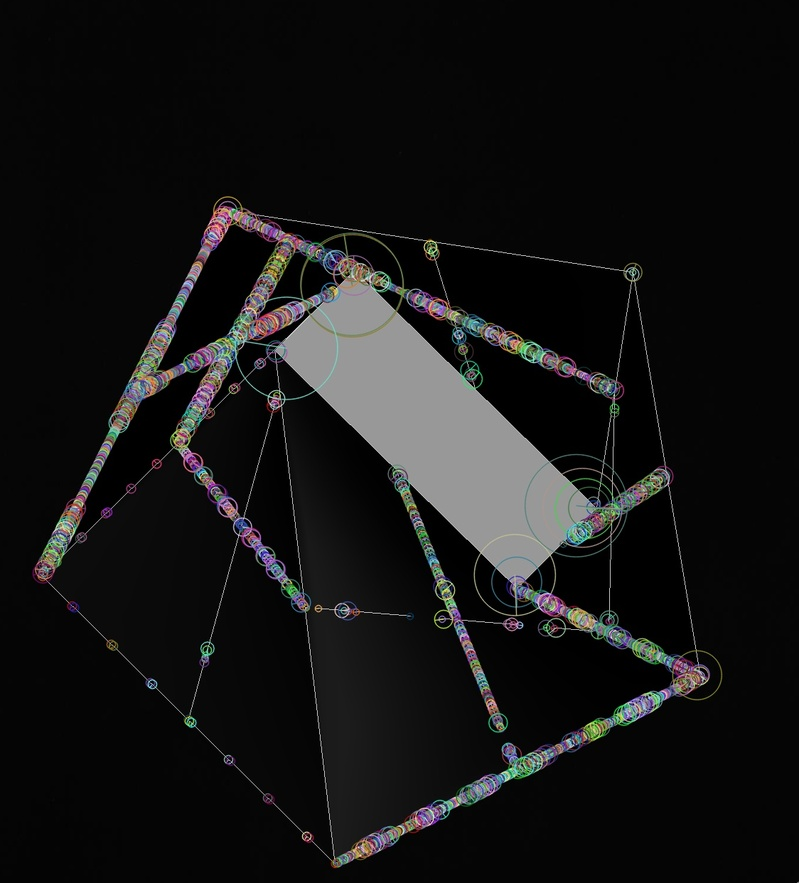
#> input picture archive/test/brisk_keypoints_old.jpg, 799 x 883 px, shrunk from 1124 x 1242 before the run, given in place of test_for_object_orientation.mov, which was not available
$ python vector_transformation.py
#> lines starting #> are read from the running program, lines starting #| are printed output that depends on the picture; after the words box and inside, x2 and y2 are one past the last pixel; in counts of white or black regions, pixels touching at a corner belong together; pictures that were not available may be replaced by others from this repository, and a replacement may not be noted
#!/usr/bin/env python
import cv2
import numpy as np
import math
import pandas as pd
import matplotlib.pyplot as plt

"""
This program computes Canny edge detection on a single frame captured by the
camera. Only the edges inside the bounding box (displayed) are considered, so
that an object can be placed in the bounding box and only the object is
considered; the program selects the topmost, bottommost, leftmost, and rightmost
points of the edges (ideally of the object) within the bounding box. The program
then passes those points to a Lucas Kanade function which tracks their movement
in the frames.

Intention: find reference points that are projections of points on the object
into two dimensions. The transformation of these point vectors can then be
tracked as the object is moved in real time.

Limitations:
- Noise is a significant hinderance in being able to accurately
select the points
- Tracking the transofmation of the points/vectors has not been done yet, although
if it were it would be a straightforward implementation of matrix transformation
of vectors in a 2D plane
- If these transformations are accurately obtained, it isn't clear how these 2D
transformations translate into transformations of the 3D model of the object.
"""
#VIDEO_SRC = 'IMG_5445.MOV' # enter 0 (as an integer) for webcam
VIDEO_SRC = 'test_for_object_orientation.mov' # enter 0 (as an integer) for webcam
DELAY_AT_START = 3 # time steps
DENOISING_PARAM = 20 # 10 is recommended by OpenCV, but the higher the better
BOUNDING_BOX_PROPORTION = 7 # for a number n, the program divides the x and y
# dimensions of the image with n lines into n+1 equal parts respectively, and
# selects the n-1 parts for each dimension that are in the middle; number should
# be odd and >= 3

def display_webcam():
    n = 0
    cap = cv2.VideoCapture(VIDEO_SRC)
    while n < DELAY_AT_START:

        # frame gets the next frame in the camera via cap
        # ret is a boolean for success of capturing frame
        ret, frame = cap.read()

        denoise = cv2.fastNlMeansDenoisingColored(frame,None,DENOISING_PARAM,DENOISING_PARAM,7,21)
        edges = cv2.Canny(denoise,100,200)

        cv2.rectangle(edges, (bbtl[0], bbtl[1]), (bbbr[0], bbbr[1]), 255, 1)

        cv2.imshow('Line up object in box', edges)

        n += 1
        print('Ready to capture frame in:', 100 * n / DELAY_AT_START, '%')

        if cv2.waitKey(1) & 0xFF == ord('q'):
            print('An error occured')
            break

    cap.release()
    cv2.destroyAllWindows()

def extremma(edges_in_box):
    # select the topmost pixel
    topmost_y = edges_in_box[0][1]
    topmost_x = edges_in_box[0][0]
    for i in range(len(edges_in_box)):
        if edges_in_box[i][1] > topmost_y:
            topmost_y = edges_in_box[i][1]
            topmost_x = edges_in_box[i][0]
        else:
            continue
    topmost = (topmost_x, topmost_y)

    bottommost_y = edges_in_box[0][1]
    bottommost_x = edges_in_box[0][0]
    for i in range(len(edges_in_box)):
        if edges_in_box[i][1] < bottommost_y:
            bottommost_y = edges_in_box[i][1]
            bottommost_x = edges_in_box[i][0]
        else:
            continue
    bottommost = (bottommost_x, bottommost_y)

    leftmost_x = edges_in_box[0][0]
    leftmost_y = edges_in_box[0][1]
    for i in range(len(edges_in_box)):
        if edges_in_box[i][0] < leftmost_x:
            leftmost_x = edges_in_box[i][0]
            leftmost_y = edges_in_box[i][1]
        else:
            continue
    leftmost = (leftmost_x, leftmost_y)

    rightmost_x = edges_in_box[0][0]
    rightmost_y = edges_in_box[0][1]
    for i in range(len(edges_in_box)):
        if edges_in_box[i][0] > rightmost_x:
            rightmost_x = edges_in_box[i][0]
            rightmost_y = edges_in_box[i][1]
        else:
            continue
    rightmost = (rightmost_x, rightmost_y)

    return topmost, bottommost, leftmost, rightmost

def edges_filter(edges):
    # currently, the edges are just pixels in an image; this pulls the
    # coordinates of those edges out of the image
    x_index = edges.shape[0] - 1
    y_index = edges.shape[1] - 1
    edge_pixels = []
    for i in range(x_index):
        for j in range(y_index):
            if edges[i][j] != 0:
                edge_pixels.append((i, j))

    # filter out edges that are not in the bounding box
    edges_in_box = []
    for edge in edge_pixels:
        if edge[0] > bbtl[1] and edge[0] < bbbr[1] and edge[1] > bbtl[0] and edge[1] < bbbr[0]:
            edges_in_box.append((edge[1],edge[0]))

    return edges_in_box

def initialize_points():
    # capturing video from camera, storing in 'cap'. 0 selects the camera
    n = 0
    cap = cv2.VideoCapture(VIDEO_SRC)

    # frame gets the next frame in the camera via cap
    # ret is a boolean for success of capturing frame
    ret, frame = cap.read()

    # edges is an image that the cv2.Canny function outputs - only shows edges
    denoise = cv2.fastNlMeansDenoisingColored(frame,None,DENOISING_PARAM,DENOISING_PARAM,7,21)
    edges = cv2.Canny(denoise,100,200)

    edges_in_box = edges_filter(edges)

    cap.release()
    cv2.destroyAllWindows()

    topmost, bottommost, leftmost, rightmost = extremma(edges_in_box)
    return topmost, bottommost, leftmost, rightmost

def track_vectors(topmost, bottommost, leftmost, rightmost):
    n = 0

    cap = cv2.VideoCapture(VIDEO_SRC)
    # params for ShiTomasi corner detection
    feature_params = dict( maxCorners = 100,
                           qualityLevel = 0.3,
                           minDistance = 7,
                           blockSize = 7 )
    # Parameters for lucas kanade optical flow
    lk_params = dict( winSize  = (15,15),
                      maxLevel = 2,
                      criteria = (cv2.TERM_CRITERIA_EPS | cv2.TERM_CRITERIA_COUNT, 10, 0.03))

    ret, old_frame = cap.read()
    prev_frame_gray = cv2.cvtColor(old_frame, cv2.COLOR_BGR2GRAY)

    ret, frame = cap.read()

    # organize the 4 points to track in a format readable by the point tracker
    p0 = np.ndarray((4,1,2,), dtype = np.float32)
    index = 0
    for pixel in topmost, bottommost, leftmost, rightmost:
        p0[index][0][0] = np.float32(pixel[0])
        p0[index][0][1] = np.float32(pixel[1])
        index += 1


    # Create a mask image for drawing purposes
    mask = np.zeros_like(old_frame)
    distances = pd.DataFrame(columns = ['Blue Vector', 'Green Vector', 'Red Vector'])
    vectors_list = []
    font = cv2.FONT_HERSHEY_COMPLEX
    while n < 300:
        ret,frame = cap.read()
        frame_gray = cv2.cvtColor(frame, cv2.COLOR_BGR2GRAY)
        # calculate optical flow
        ########
        p1, st, err = cv2.calcOpticalFlowPyrLK(prev_frame_gray, frame_gray, p0, None, **lk_params)
        ########
        # Select good points
        vectors = p1[st==1]

        img = cv2.add(frame,mask)
        distance_list = []
        # draw the points as vectors referenced to the point: vectors[0]
        # add the length of the vectors to a dataframe
        for i in range(1,4):
            cv2.line(img, (vectors[0][0], vectors[0][1]), (vectors[i][0],vectors[i][1]), colors[i-1], 3)
            x_squared = (vectors[0][0] - vectors[i][0])**2
            y_squared = (vectors[0][1] - vectors[i][1])**2
            pythag_dist = math.sqrt(x_squared + y_squared)
            print(vectors[i][0], vectors[0][0], vectors[i][1], vectors[0][1])
            print(pythag_dist)
            distance_list.append(pythag_dist)
            # display the distances of the lines above the lines
            cv2.putText(img,
                        'Length: {} pixels'.format(round(pythag_dist, 0)),
                        (vectors[i][0],vectors[i][1]),
                        font,
                        0.5,
                        colors[i-1],
                        1
                        )
        # add the distances to the dataframe indexed by frame n - used for plotting
        distances.loc[n] = distance_list
        # log the coordinates in a list
        vectors_list.append(vectors)

        # display the image
        cv2.imshow('frame1',img)
        k = cv2.waitKey(30) & 0xff
        if k == 27:
            break

        # Now update the previous frame and previous points
        prev_frame_gray = frame_gray.copy()
        p0 = vectors.reshape(-1,1,2)

        # update the frame number
        print(n)
        n += 1

    cv2.destroyAllWindows()
    cap.release()

    return distances, vectors_list


if __name__ == "__main__":
    cap = cv2.VideoCapture(VIDEO_SRC)
    ret, frame = cap.read()
#> frame is the input picture: shape (883, 799, 3); mean B, G, R 20.8, 20.9, 20.9
    img_dim = frame.shape
    colors = ((255,0,0),(0,255,0),(0,0,255))

    bbp = BOUNDING_BOX_PROPORTION
    # the boudning box is the box in which the program will look for topmost
    # and bottommost points to create the vectors.
    # bbtl stands for boudning_box_top_left
    bbtl = (int(img_dim[1] / bbp), int(img_dim[0] / bbp))
    # bbbr stands for bounding_box_bottom_right
    bbbr = (int((bbp-1) * img_dim[1] / bbp), int((bbp-1) * img_dim[0] / bbp))

    display_webcam()
#> in display_webcam, `edges = cv2.Canny(denoise,100,200)`:
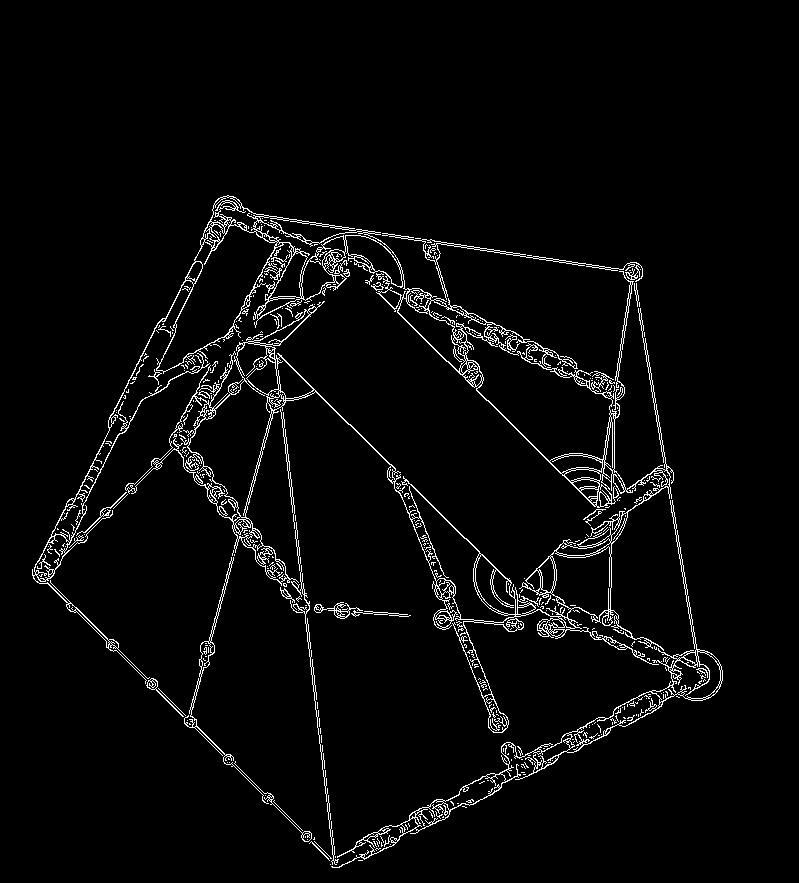
#> edges: shape (883, 799); 3.5% white in thin lines or dots, all inside (x1, y1, x2, y2) = (32, 195, 723, 868)
#> in display_webcam, `cv2.rectangle(edges, (bbtl[0], bbtl[1]), (bbbr[0], bbbr[1]), 255, 1)`:
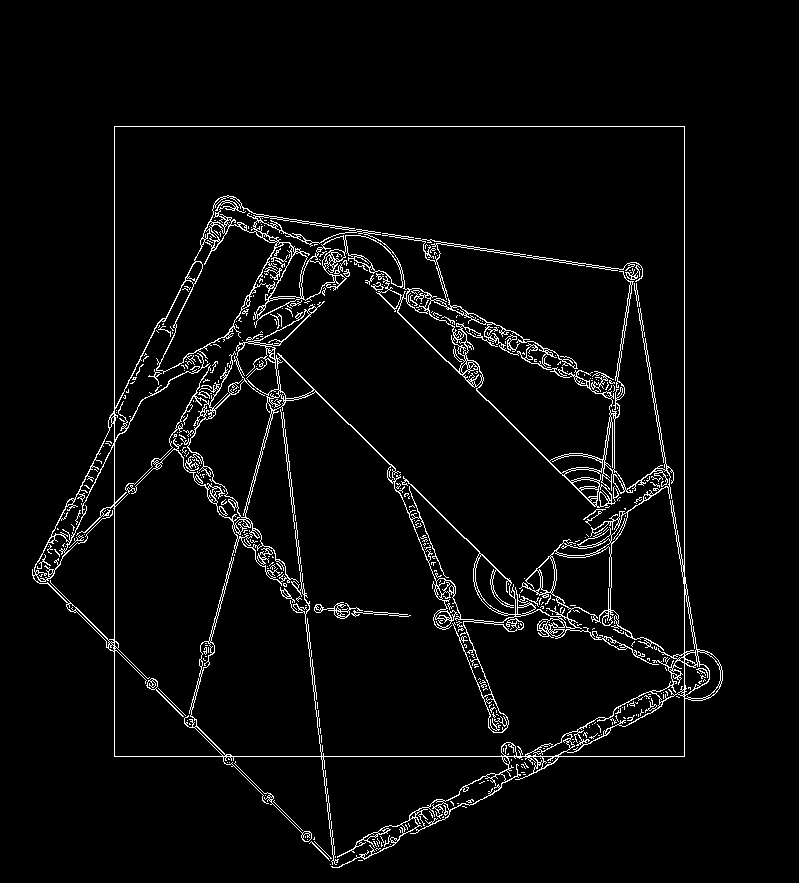
#> edges: shape (883, 799); 3.8% white in thin lines or dots, all inside (x1, y1, x2, y2) = (32, 126, 723, 868)
#> (key q is pressed here)
    topmost, bottommost, leftmost, rightmost = initialize_points()
#> in initialize_points, `edges_in_box = edges_filter(edges)`: edges_in_box = 20874 items
#> in extremma, `topmost_y = edges_in_box[0][1]`: topmost_y = 195
#> in extremma, `topmost_x = edges_in_box[0][0]`: topmost_x = 227
#> the loop in extremma, `for i in range(len(edges_in_box)):` made 20874 passes
#> topmost_x on passes 3, 12, 20, 29, 37, 48, 59, 71: 223, 220, 218, 217, 216, 215, 215, 214
#> after the loop in extremma, `for i in range(len(edges_in_box)):`: topmost_x = 222; topmost_y = 755
#> in extremma, `topmost = (topmost_x, topmost_y)`: topmost = (222, 755)
#> in extremma, `bottommost_y = edges_in_box[0][1]`: bottommost_y = 195
#> in extremma, `bottommost_x = edges_in_box[0][0]`: bottommost_x = 227
#> after the loop in extremma, `for i in range(len(edges_in_box)):`: bottommost_y = 195
#> in extremma, `bottommost = (bottommost_x, bottommost_y)`: bottommost = (227, 195)
#> in extremma, `leftmost_x = edges_in_box[0][0]`: leftmost_x = 227
#> in extremma, `leftmost_y = edges_in_box[0][1]`: leftmost_y = 195
#> the loop in extremma, `for i in range(len(edges_in_box)):` made 20874 passes
#> (leftmost_x, leftmost_y) on passes 3, 12, 20, 29, 37, 48, 71, 92: (223, 196), (220, 197), (218, 198), (217, 199), (216, 200), (215, 201), (214, 203), (213, 205)
#> after the loop in extremma, `for i in range(len(edges_in_box)):`: leftmost_x = 115; leftmost_y = 407
#> in extremma, `leftmost = (leftmost_x, leftmost_y)`: leftmost = (115, 407)
#> in extremma, `rightmost_x = edges_in_box[0][0]`: rightmost_x = 227
#> in extremma, `rightmost_y = edges_in_box[0][1]`: rightmost_y = 195
#> the loop in extremma, `for i in range(len(edges_in_box)):` made 20874 passes
#> rightmost_y on passes 2, 7, 8, 9, 10, 11, 18, 19: 195, 196, 196, 196, 196, 196, 197, 197
#> after the loop in extremma, `for i in range(len(edges_in_box)):`: rightmost_x = 683; rightmost_y = 565
#> in extremma, `rightmost = (rightmost_x, rightmost_y)`: rightmost = (683, 565)
#> in initialize_points, `topmost, bottommost, leftmost, rightmost = extremma(edges_in_box)`: topmost = (222, 755); bottommost = (227, 195); leftmost = (115, 407); rightmost = (683, 565)
#> topmost = (222, 755); bottommost = (227, 195); leftmost = (115, 407); rightmost = (683, 565)
    distances, vectors_list = track_vectors(topmost, bottommost, leftmost, rightmost)
#> in track_vectors, `prev_frame_gray = cv2.cvtColor(old_frame, cv2.COLOR_BGR2GRAY)`:
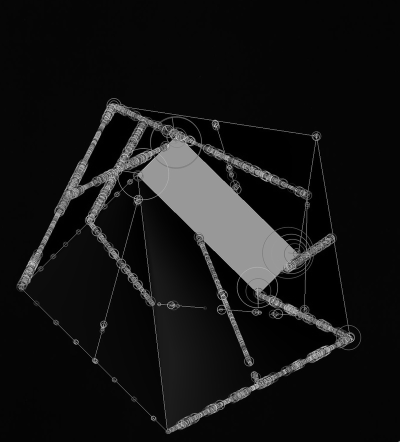
#> prev_frame_gray: shape (883, 799) (shown at 1/2 size); min 0, max 233, mean 20.9
#> the loop in track_vectors, `for pixel in topmost, bottommost, leftmost, rightmost:` made 4 passes
#> after the loop in track_vectors, `for pixel in topmost, bottommost, leftmost, rightmost:`: index = 4; p0 = [[222, 755], [227, 195], [115, 407], [683, 565]]
#> in track_vectors, `p1, st, err = cv2.calcOpticalFlowPyrLK(prev_frame_gray, frame_gray, p0..`: st = [1, 1, 1, 1]; err = [0, 0, 0, 0]
#> in track_vectors, `vectors = p1[st==1]`: vectors = [[222, 755], [227, 195], [115, 407], [683, 565]]
#> the loop in track_vectors, `for i in range(1,4):` made 3 passes
#> (x_squared, y_squared, pythag_dist) on passes 1 to 3: (25, 313600, 560), (11449, 121104, 364.1), (212521, 36100, 498.6)
#> (printed output is left out)
#> after the loop in track_vectors, `for i in range(1,4):`:
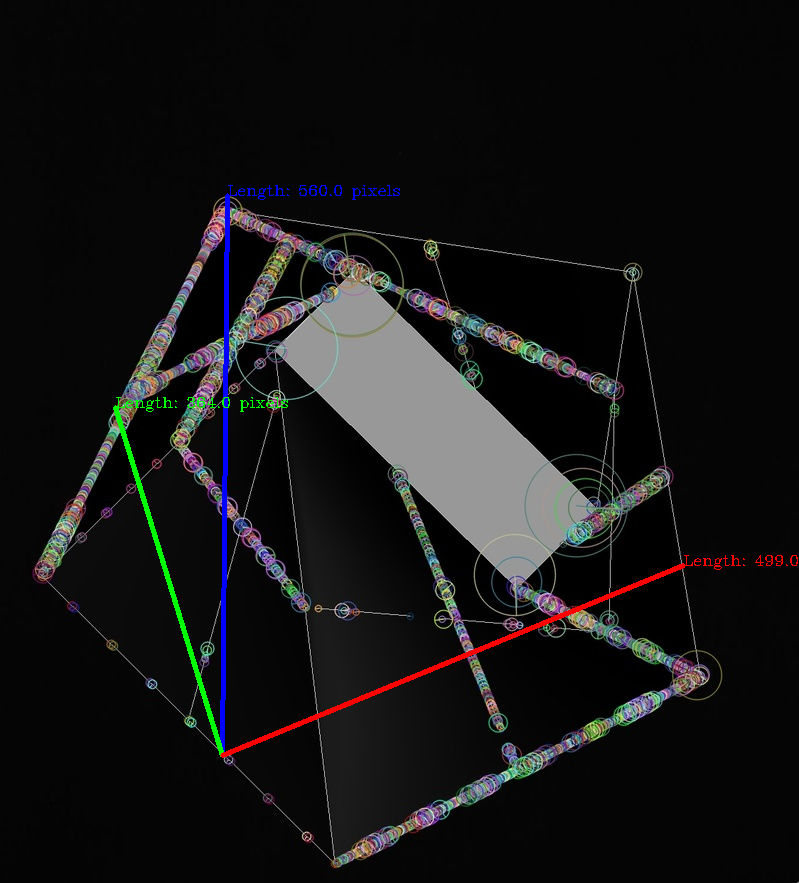
#> img: shape (883, 799, 3); 1.21% of pixels changed, all inside (x1, y1, x2, y2) = (113, 185, 798, 758)
#> after the loop in track_vectors, `for i in range(1,4):`: distance_list = [560, 364.1, 498.6]
#> (key q is pressed here)
#> distances = table of 2 rows and 3 columns; vectors_list = [[[222, 755], [227, 195], [115, 407], [683, 565]], [[222, 755], [227, 195], [115, 407], [683, 565]]]

    # separate dataframe into columns for plotting
    blue_vector = distances.loc[:]['Blue Vector']
    green_vector = distances.loc[:]['Green Vector']
    red_vector = distances.loc[:]['Red Vector']

    # create a dataframe that containes all of the minimum vectors (there is no
    # one single minimum vector because a minimum red vector doesn't necessarily
    # correlate exactly to the minimum green and blue vectors. Thus the frame that
    # correlates to the lowest average vector magnitude is used)
    min_vectors = pd.Series()

    prev_row_mean = 1000000.0 # arabitrarily large floating point
    for i in range(blue_vector.size):
        row_i = distances.loc[i]
        row_mean = row_i.mean()
        if row_mean < prev_row_mean:
            print('##### row mean: {}'.format(row_mean), i)
            min_vectors = vectors_list[i]
            prev_row_mean = row_mean
            continue
#> this loop made 2 passes
#> (row_mean, min_vectors, prev_row_mean) on pass 1: (474.2, [[222, 755], [227, 195], [115, 407], [683, 565]], 474.2)
#> (printed output is left out)
#> after the loop, prev_row_mean = 474.2

    # plot the vectors' magnitudes
    fig = plt.figure()
    vector_magnitude_plt = fig.add_subplot(111)
    vector_magnitude_plt.set_title('Vector Magnitude vs. Time')
    vector_magnitude_plt.set_xlabel('Vector Magnitude (pixels)')
    vector_magnitude_plt.set_ylabel('Time (frames)')
    vector_magnitude_plt.legend()
    plt.plot(blue_vector.index, blue_vector, 'b',
             green_vector.index, green_vector, 'g',
             red_vector.index, red_vector, 'r')
    plt.show()
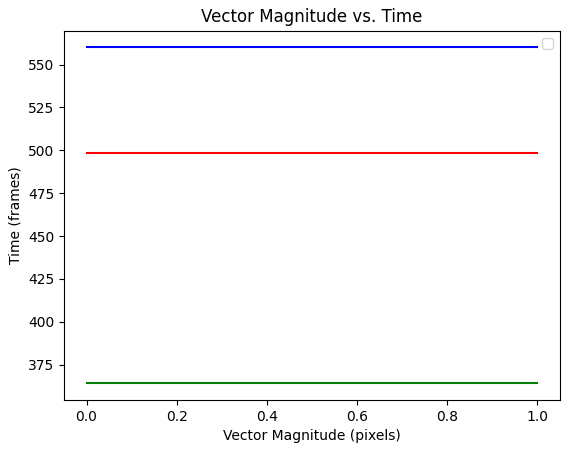
#> figure drawn by matplotlib, 1 panel

    while True:
        ret, frame = cap.read()
        # display min_vectors
        cv2.circle(frame, (int(img_dim[1]/2),int(img_dim[0]/2)), 3, (0,0,0), -1)
#> frame: shape (883, 799, 3); under 0.01% of pixels changed, all inside (x1, y1, x2, y2) = (396, 438, 403, 445)
        print(min_vectors)
#| [[222. 755.]
#|  [227. 195.]
#|  [115. 407.]
#|  [683. 565.]]
        font = cv2.FONT_HERSHEY_COMPLEX
#> font = 3
        for i in range(1,4):
            cv2.line(frame, (min_vectors[0][0], min_vectors[0][1]), (min_vectors[i][0],min_vectors[i][1]), colors[i-1], 3)
            x_squared = (min_vectors[0][0] - min_vectors[i][0])**2
            y_squared = (min_vectors[0][1] - min_vectors[i][1])**2
            pythag_dist = math.sqrt(x_squared + y_squared)
            # display the distances of the lines above the lines
            cv2.putText(frame,
                        'Length: {} pixels'.format(round(pythag_dist, 0)),
                        (min_vectors[i][0],min_vectors[i][1]),
                        font,0.5,colors[i-1],1)

            cv2.imshow('orthogonal view', frame)
#> this loop made 3 passes
#> pass 1, `cv2.imshow('orthogonal view', frame)`:
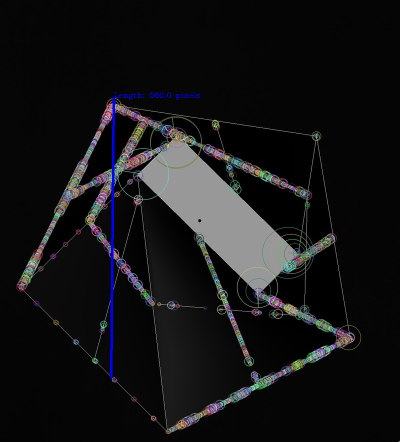
#> window 'orthogonal view': shape (883, 799, 3) (shown at 1/2 size); mean B, G, R 21.9, 20.8, 20.8
#> after the loop:
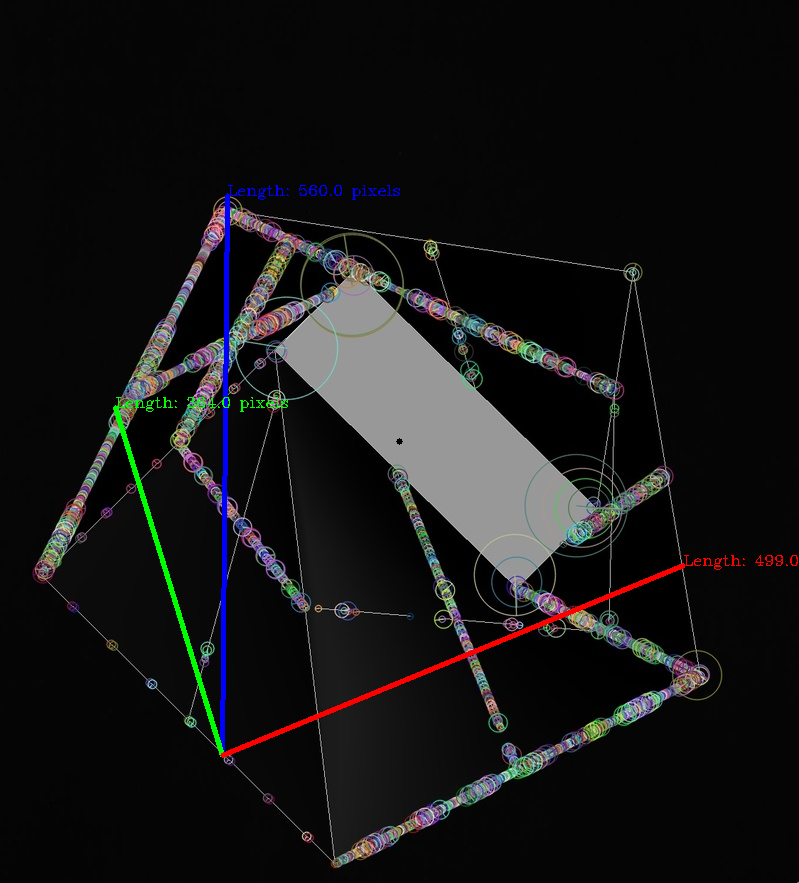
#> frame: shape (883, 799, 3); mean B, G, R 21.8, 21.5, 21.7

        if cv2.waitKey(1) & 0xFF == ord('q'):
#> (key q is pressed here)
            print('An error occured')
            break

    cap.release()
    cv2.destroyAllWindows()
